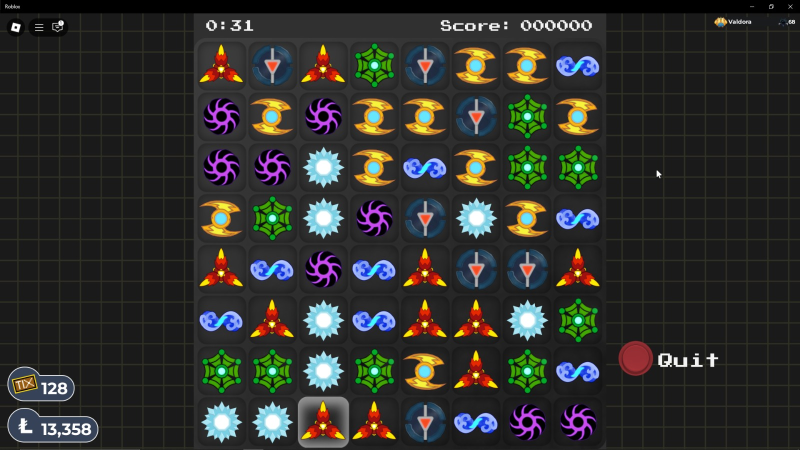
#> input picture game.jpg, 1600 x 900 px (shown at 1/2 size)
$ python screen.py
#> lines starting #> are read from the running program, lines starting #| are printed output that depends on the picture
from PIL import Image

# Path to the screenshot of the game window
game_window_path = 'game.jpg'

# Coordinates for the top-left and bottom-right corners of the 8x8 matrix
left = 390   # Left coordinate of the 8x8 matrix
top = 73     # Top coordinate of the 8x8 matrix
right = 1213 # Right coordinate of the 8x8 matrix
bottom = 900 # Bottom coordinate of the 8x8 matrix

# Open the image
img = Image.open(game_window_path)
#> img is the input picture: PIL image 1600x900 RGB; mean R, G, B 47.7, 48.2, 44.7

# Crop the image to the defined region
cropped_img = img.crop((left, top, right, bottom))
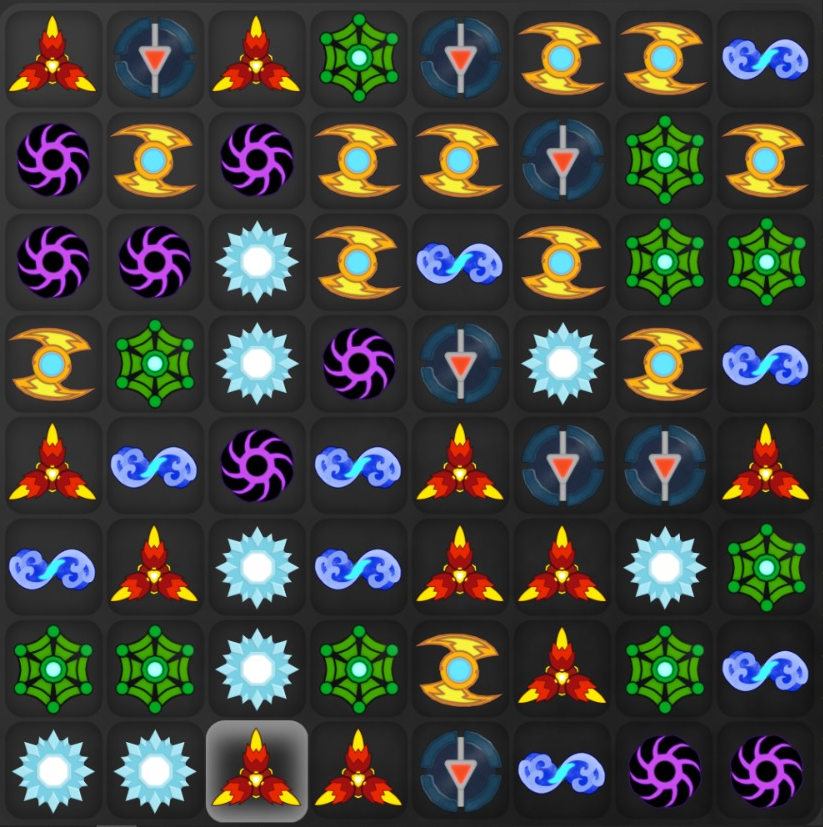
#> cropped_img: PIL image 823x827 RGB; mean R, G, B 65.6, 67, 60.7

# Save the cropped image
cropped_img.save('cropped_matrix.png')

# Optionally, show the cropped image
cropped_img.show()
